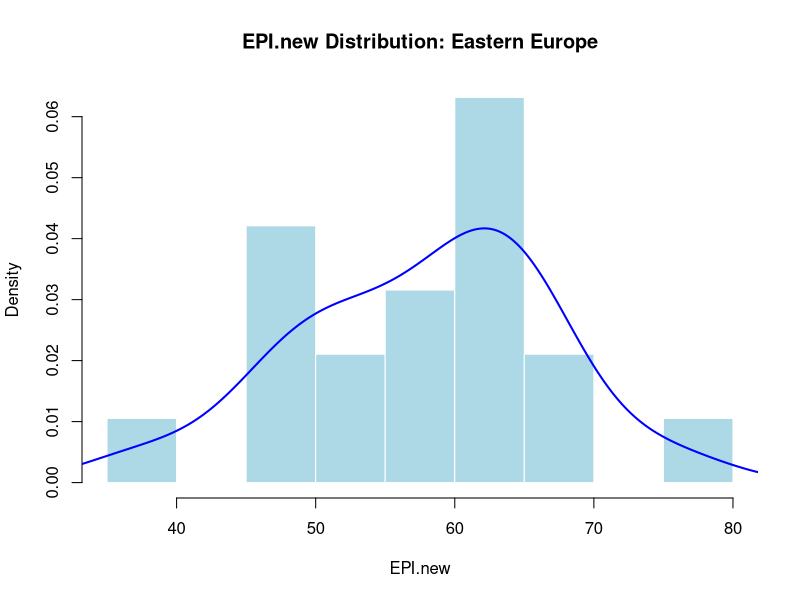
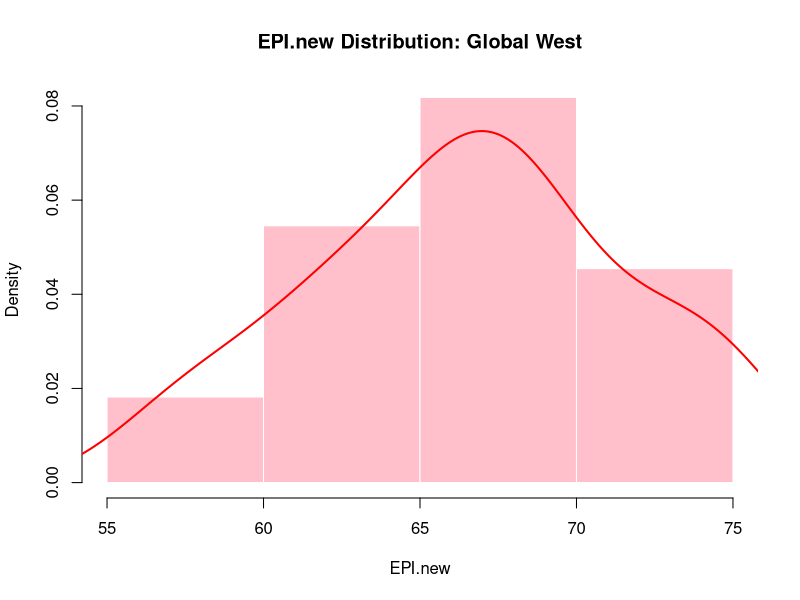
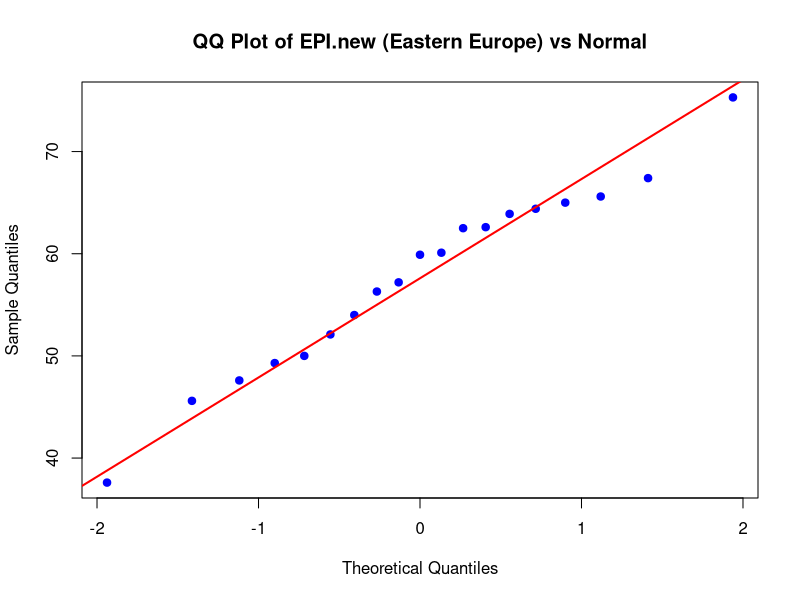
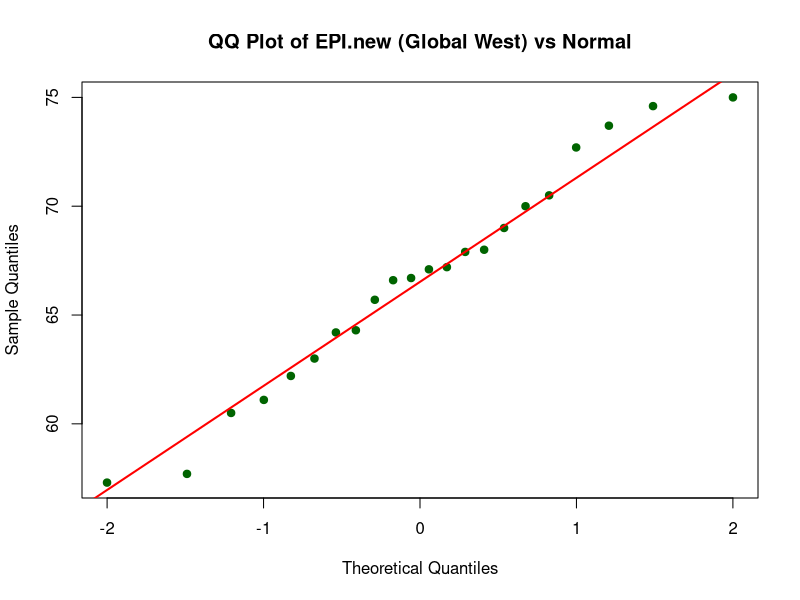
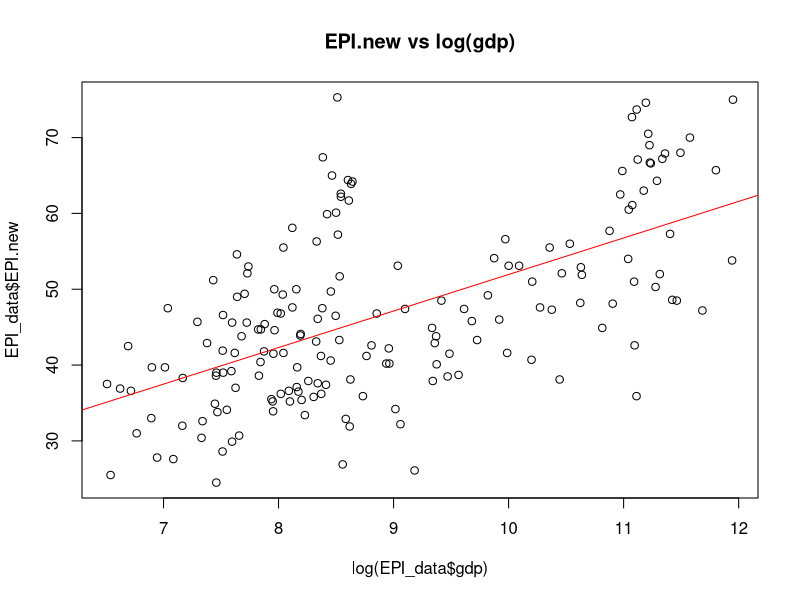
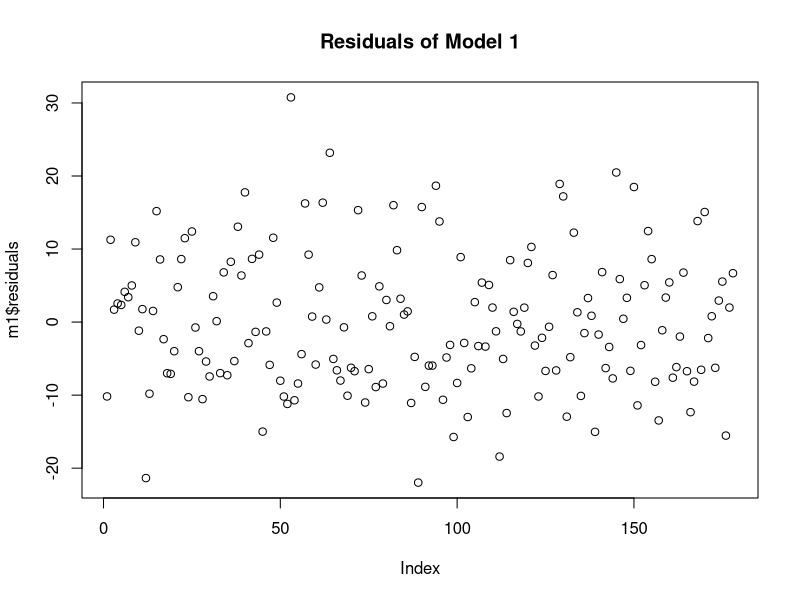
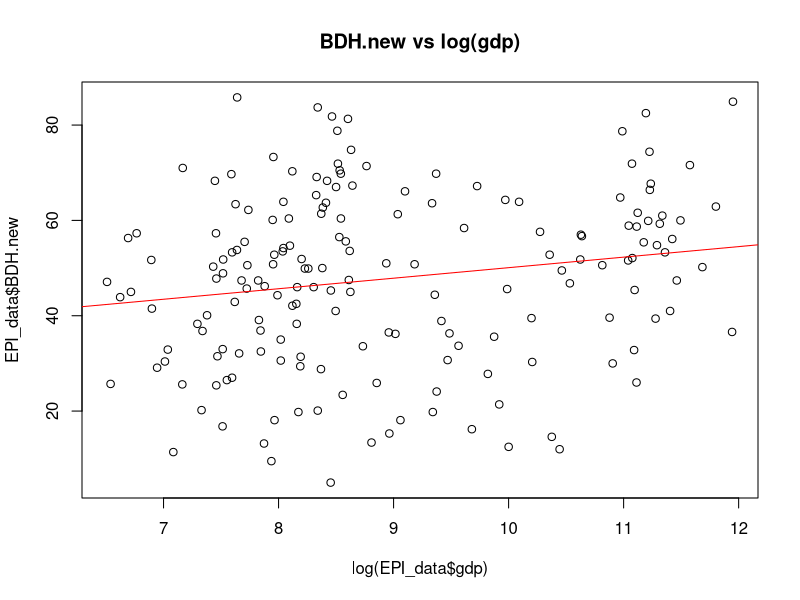
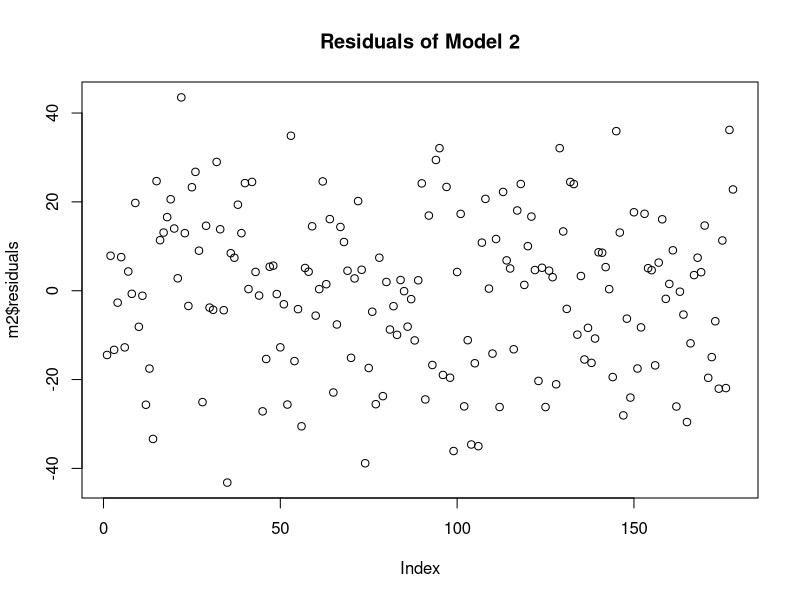

Source code (R) for these figures, in order:
library(class)

# Load Data
EPI_data <- read.csv("epi_results_2024_pop_gdp.csv")

# Create subset regions
region1 <- subset(EPI_data, region == "Eastern Europe")
region2 <- subset(EPI_data, region == "Global West")


# Remove NAs from each region's EPI.new values
EPI.region1 <- region1$EPI.new[ !is.na(region1$EPI.new) ]
EPI.region2 <- region2$EPI.new[ !is.na(region2$EPI.new) ]

# ====Variable Distributions====

# Histogram & Density for Region 1 (Eastern Europe)
hist(EPI.region1,
     probability = TRUE,           # so y-axis is a density
     main = "EPI.new Distribution: Eastern Europe",
     xlab = "EPI.new",
     col = "lightblue",
     border = "white")
lines(density(EPI.region1),        # overlay density curve
      col = "blue",
      lwd = 2)

# Histogram & Density for Region 2 (Global West)
hist(EPI.region2,
     probability = TRUE,
     main = "EPI.new Distribution: Global West",
     xlab = "EPI.new",
     col = "pink",
     border = "white")
lines(density(EPI.region2),
      col = "red",
      lwd = 2)

# QQ Plot for Region 1 (Eastern Europe)
qqnorm(EPI.region1,
       main = "QQ Plot of EPI.new (Eastern Europe) vs Normal",
       pch  = 19,
       col  = "blue")
qqline(EPI.region1,
       col = "red",
       lwd = 2)

# QQ Plot for Region 2 (Global West)
qqnorm(EPI.region2,
       main = "QQ Plot of EPI.new (Global West) vs Normal",
       pch  = 19,
       col  = "darkgreen")
qqline(EPI.region2,
       col = "red",
       lwd = 2)


# ====Linear Models====

# 1. Two Variables, Full Dataset
m1 <- lm(EPI.new ~ log(population) + log(gdp), data = EPI_data)
summary(m1)
plot(log(EPI_data$gdp), EPI_data$EPI.new, main="EPI.new vs log(gdp)")
abline(lm(EPI.new ~ log(gdp), data = EPI_data), col="red")
plot(m1$residuals, main="Residuals of Model 1")

m2 <- lm(BDH.new ~ log(population) + log(gdp), data = EPI_data)
summary(m2)
plot(log(EPI_data$gdp), EPI_data$BDH.new, main="BDH.new vs log(gdp)")
abline(lm(BDH.new ~ log(gdp), data = EPI_data), col="red")
plot(m2$residuals, main="Residuals of Model 2")

# 2. Repeat with 1 Region
regionEE <- subset(EPI_data, region == "Eastern Europe")

m1_EE <- lm(EPI.new ~ log(population) + log(gdp), data = regionEE)
summary(m1_EE)
plot(log(regionEE$gdp), regionEE$EPI.new, main="EPI.new vs log(gdp) - Eastern Europe")
abline(lm(EPI.new ~ log(gdp), data = regionEE), col="red")
plot(m1_EE$residuals, main="Residuals of Model 1 - Eastern Europe")

m2_EE <- lm(BDH.new ~ log(population) + log(gdp), data = regionEE)
summary(m2_EE)
plot(log(regionEE$gdp), regionEE$BDH.new, main="BDH.new vs log(gdp) - Eastern Europe")
abline(lm(BDH.new ~ log(gdp), data = regionEE), col="red")
plot(m2_EE$residuals, main="Residuals of Model 2 - Eastern Europe")

# The first two models are the better choice using the full dataset because it has a better fitting line. The better fit
# depends on higher R-squared and lower residuals, in which the full dataset excels in for both variable models, compared to the Europe one.
# There is a higher R-squared and generally lower residuals for the full dataset.


# ====Classification====
# 1. Subset data for 2 regions and 3 variables

df1 <- subset(EPI_data, region %in% c("Eastern Europe", "Global West"),
              select = c("region","EPI.new","BDH.new","ECO.new"))
df1 <- na.omit(df1)
df1$region <- factor(df1$region)

set.seed(123)
idx1 <- sample(1:nrow(df1), 0.7*nrow(df1))
train1 <- df1[idx1,]
test1  <- df1[-idx1,]

trainX1 <- train1[, c("EPI.new","BDH.new","ECO.new")]
trainY1 <- train1$region
testX1  <- test1[, c("EPI.new","BDH.new","ECO.new")]
testY1  <- test1$region

# Try different k values:
for(kval in c(1,3,5)) {
  pred1 <- knn(trainX1, testX1, cl = trainY1, k = kval)
  cat("\nModel1 (k=",kval,") Confusion Matrix:\n", sep="")
  print(table(Predicted=pred1, Actual=testY1))
  acc1 <- mean(pred1 == testY1)
  cat("Accuracy =", acc1, "\n")
}

# 2. Repeat with 3 other variables
df2 <- subset(EPI_data, region %in% c("Eastern Europe", "Global West"),
              select = c("region","MHP.new","TBN.new","PAE.new"))
df2 <- na.omit(df2)
df2$region <- factor(df2$region)

set.seed(123)
idx2 <- sample(1:nrow(df2), 0.7*nrow(df2))
train2 <- df2[idx2,]
test2  <- df2[-idx2,]

trainX2 <- train2[, c("MHP.new","TBN.new","PAE.new")]
trainY2 <- train2$region
testX2  <- test2[, c("MHP.new","TBN.new","PAE.new")]
testY2  <- test2$region

for(kval in c(1,3,5)) {
  pred2 <- knn(trainX2, testX2, cl = trainY2, k = kval)
  cat("\nModel2 (k=",kval,") Confusion Matrix:\n", sep="")
  print(table(Predicted=pred2, Actual=testY2))
  acc2 <- mean(pred2 == testY2)
  cat("Accuracy =", acc2, "\n")
}

# The models with "EPI.new","BDH.new","ECO.new" as the 3 variables is better than the models with "MHP.new","TBN.new","PAE.new".
# The model1 models have a higher accuracy than Model 2. The first set of variables appears more predictive for classifying the region.
#